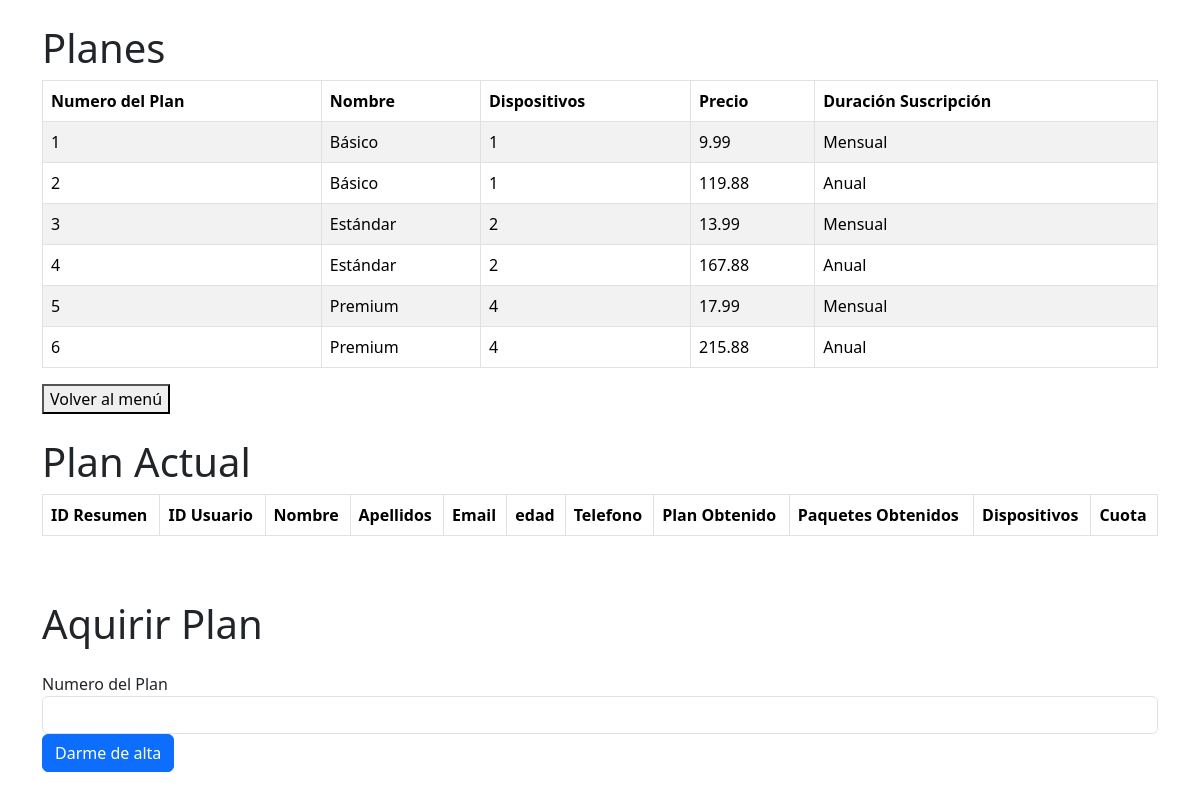
The app's page /Programacion_H1_2ºT_RafaelMedina/vista/alta_plan.php?id=1 (signed in) with its own data.
### tables this page shows
CREATE TABLE Plan (
    id_plan INT AUTO_INCREMENT PRIMARY KEY,
    nombre VARCHAR(50) NOT NULL,
    dispositivos INT,   
    precio DECIMAL(10, 2),
    duracion_suscripcion ENUM("Mensual","Anual")
);

### Programacion_H1_2ºT_RafaelMedina/config/class_conexion.php (called while the page is built, shortened)
<?php
class Conexion
{
    private $servidor = 'localhost';
    private $usuario = 'root';
    private $password = '1234';
    private $base_datos = 'Streamweb';
    public function __construct()
    {
        $this->conexion = new mysqli($this->servidor, $this->usuario, $this->password, $this->base_datos);
    }
}

### Programacion_H1_2ºT_RafaelMedina/controlador/UsuariosController.php (called while the page is built, shortened)
<?php
require_once '../modelo/class_usuario.php';
class UsuarioController
{
    private $modelo;
    public function __construct()
    {
        $this->modelo = new Usuario();
    }
    public function ObtenerPlanes()
    {
        return $this->modelo->obtenerPlanes();
    }
}

### Programacion_H1_2ºT_RafaelMedina/modelo/class_usuario.php (called while the page is built, shortened)
<?php
require_once '../config/class_conexion.php';
class Usuario
{
    private $conexion;
    public function __construct()
    {
        $this->conexion = new Conexion();
    }
    public function obtenerPlanes()
    {
        $query = "SELECT * FROM Plan";
        $resultado = $this->conexion->conexion->query($query);
        $Plan = [];
        while ($fila = $resultado->fetch_assoc()) {
            $Plan[] = $fila;
        }
        return $Plan;
    }
}

### Programacion_H1_2ºT_RafaelMedina/vista/alta_plan.php (the view, shortened to what this page needs)
<?php
require_once '../controlador/UsuariosController.php';
$controller = new UsuarioController();
$plan = $controller->ObtenerPlanes();
?>
<!DOCTYPE html>
<html lang="es">
<head>
    <link href="https://cdn.jsdelivr.net/npm/bootstrap@5.3.3/dist/css/bootstrap.min.css" rel="stylesheet">
</head>
<body>
    <div class="container">
        <h1 class="mt-4">Planes</h1>
        <table class="table table-striped table-bordered">
            <thead>
                <tr>
                    <th>Numero del Plan</th>
                    <th>Nombre</th>
                    <th>Dispositivos</th>
                    <th>Precio</th>
                    <th>Duración Suscripción</th>
                </tr>
            </thead>
            <tbody>
                <?php foreach ($plan as $plan): ?>
                    <tr>
                        <td><?= htmlspecialchars($plan['id_plan']) ?></td>
                        <td><?= htmlspecialchars($plan['nombre']) ?></td>
                        <td><?= htmlspecialchars($plan['dispositivos']) ?></td>
                        <td><?= htmlspecialchars($plan['precio']) ?></td>
                        <td><?= htmlspecialchars($plan['duracion_suscripcion']) ?></td>
                    </tr>
                <?php endforeach; ?>
            </tbody>
        </table>
        <button><a href="../index2.php" class="list-group-item list-group-item-action">Volver al menú</a></button>
    </div>
    <div class="container">
        <h1 class="mt-4">Plan Actual</h1>
        <table class="table table-striped table-bordered">
            <thead>
                <tr>
                    <th>ID Resumen</th>
                    <th>ID Usuario</th>
                    <th>Nombre</th>
                    <th>Apellidos</th>
                    <th>Email</th>
                    <th>edad</th>
                    <th>Telefono</th>
                    <th>Plan Obtenido</th>
                    <th>Paquetes Obtenidos</th>
                    <th>Dispositivos</th>
                    <th>Cuota</th>
                </tr>
            </thead>
        </table>
        <br>
    </div>
    <div class="container">
        <h1 class="mt-4">Aquirir Plan</h1>
        <form method="POST" action="" class="mt-4">
            <div class="form-group">
                <label for="id_plan">Numero del Plan</label>
                <input type="number" class="form-control" id="id_plan" name="id_plan" required>
            </div>
            <button type="submit" class="btn btn-primary">Darme de alta</button>
        </form>
    </div>
</body>
</html>

### records on screen
plan: id_plan "1", nombre "Básico", dispositivos "1", precio "9.99", duracion_suscripcion "Mensual"
plan: id_plan "2", nombre "Básico", dispositivos "1", precio "119.88", duracion_suscripcion "Anual"
plan: id_plan "3", nombre "Estándar", dispositivos "2", precio "13.99", duracion_suscripcion "Mensual"
plan: id_plan "4", nombre "Estándar", dispositivos "2", precio "167.88", duracion_suscripcion "Anual"
plan: id_plan "5", nombre "Premium", dispositivos "4", precio "17.99", duracion_suscripcion "Mensual"
plan: id_plan "6", nombre "Premium", dispositivos "4", precio "215.88", duracion_suscripcion "Anual"
